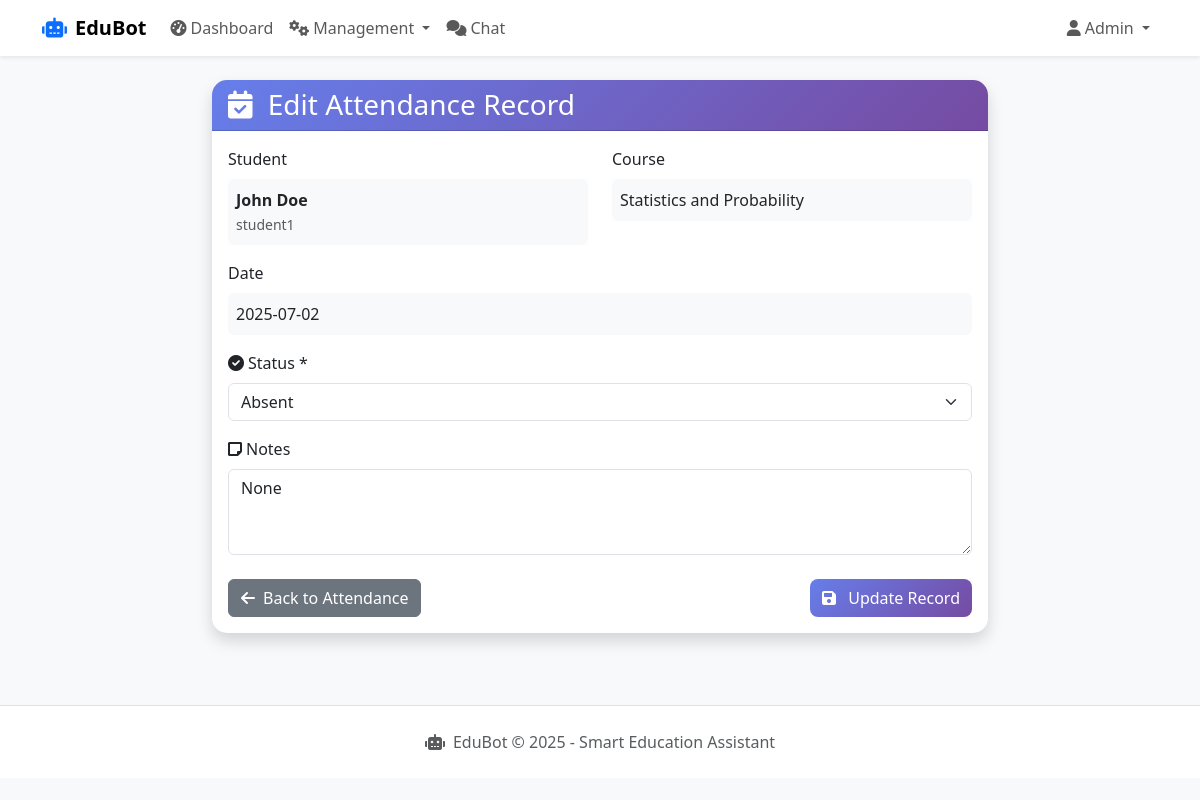
/admin/attendance/2/edit (signed in), run on the app's committed database.
### app/models/user.py (models this page shows, shortened)
class User(UserMixin, db.Model):
    __tablename__ = 'users'
    id = db.Column(db.Integer, primary_key=True)
    username = db.Column(db.String(50), unique=True, nullable=False)
    email = db.Column(db.String(100), unique=True, nullable=False)
    password_hash = db.Column(db.String(255), nullable=False)
    role = db.Column(db.Enum('student', 'faculty', 'admin'), nullable=False, default='student')
    first_name = db.Column(db.String(50), nullable=False)
    last_name = db.Column(db.String(50), nullable=False)
    student_id = db.Column(db.String(20), unique=True, nullable=True)
    course_id = db.Column(db.Integer, nullable=True)
    year_of_study = db.Column(db.Integer, nullable=True)
    phone = db.Column(db.String(15), nullable=True)
    is_active = db.Column(db.Boolean, default=True)
    created_at = db.Column(db.DateTime, default=datetime.utcnow)
    updated_at = db.Column(db.DateTime, default=datetime.utcnow, onupdate=datetime.utcnow)
    faculty_profile = db.relationship('Faculty', backref='user', uselist=False, cascade='all, delete-orphan')
    attendance_records = db.relationship('Attendance', foreign_keys='Attendance.student_id', lazy='dynamic', cascade='all, delete-orphan')
    chat_logs = db.relationship('ChatLog', backref='user', lazy='dynamic', cascade='all, delete-orphan')
    created_groups = db.relationship('Group', foreign_keys='Group.created_by', backref='creator', lazy='dynamic', cascade='all, delete-orphan')
    group_memberships = db.relationship('GroupMember', backref='user', lazy='dynamic', cascade='all, delete-orphan')
    group_messages = db.relationship('GroupMessage', backref='user', lazy='dynamic', cascade='all, delete-orphan')
    def is_admin(self):
        return self.role == 'admin'

### app/models/course.py (models this page shows, shortened)
class Course(db.Model):
    __tablename__ = 'courses'
    id = db.Column(db.Integer, primary_key=True)
    course_code = db.Column(db.String(20), unique=True, nullable=False)
    course_name = db.Column(db.String(100), nullable=False)
    description = db.Column(db.Text, nullable=True)
    credits = db.Column(db.Integer, default=3)
    semester = db.Column(db.Integer, nullable=False)
    year = db.Column(db.Integer, nullable=False)
    department = db.Column(db.String(100), nullable=False)
    faculty_id = db.Column(db.Integer, db.ForeignKey('faculty.id'), nullable=True)
    is_active = db.Column(db.Boolean, default=True)
    created_at = db.Column(db.DateTime, default=datetime.utcnow)
    updated_at = db.Column(db.DateTime, default=datetime.utcnow, onupdate=datetime.utcnow)
    attendance_records = db.relationship('Attendance', backref='course', lazy='dynamic', cascade='all, delete-orphan')
    syllabus_files = db.relationship('SyllabusFile', backref='course', lazy='dynamic', cascade='all, delete-orphan')
    notes = db.relationship('Note', backref='course', lazy='dynamic', cascade='all, delete-orphan')
    groups = db.relationship('Group', backref='course', lazy='dynamic')
    @property
    def name(self):
        return self.course_name

### app/models/attendance.py (models this page shows, shortened)
class Attendance(db.Model):
    __tablename__ = 'attendance'
    id = db.Column(db.Integer, primary_key=True)
    student_id = db.Column(db.Integer, db.ForeignKey('users.id'), nullable=False)
    course_id = db.Column(db.Integer, db.ForeignKey('courses.id'), nullable=False)
    date = db.Column(db.Date, nullable=False)
    status = db.Column(db.Enum('present', 'absent', 'late'), nullable=False, default='absent')
    marked_by = db.Column(db.Integer, db.ForeignKey('users.id'), nullable=True)
    notes = db.Column(db.Text, nullable=True)
    created_at = db.Column(db.DateTime, default=datetime.utcnow)
    updated_at = db.Column(db.DateTime, default=datetime.utcnow, onupdate=datetime.utcnow)
    student = db.relationship('User', foreign_keys=[student_id])
    marked_by_user = db.relationship('User', foreign_keys=[marked_by], backref='marked_attendance')
    __table_args__ = (db.UniqueConstraint('student_id', 'course_id', 'date', name='unique_attendance'),)

### app/routes/admin.py (the view, shortened to what this page needs)
@admin_bp.route('/attendance/<int:attendance_id>/edit', methods=['GET', 'POST'])
@login_required
@admin_required
def edit_attendance(attendance_id):
    attendance_to_edit = Attendance.query.get_or_404(attendance_id)
    return render_template('admin/attendance_form.html',
                         attendance_to_edit=attendance_to_edit,
                         mode='edit',
                         user=current_user)

### app/routes/admin.py (called while the page is built)
def admin_required(f):
    @wraps(f)
    def decorated_function(*args, **kwargs):
        if not current_user.is_authenticated or not current_user.is_admin():
            flash('Admin access required.', 'error')
            return redirect(url_for('auth.login'))
        return f(*args, **kwargs)
    return decorated_function

### app/templates/admin/attendance_form.html (shortened to what this page needs)
{% extends "base.html" %}
{% block content %}
<div class="container-fluid py-4">
    <div class="row justify-content-center">
        <div class="col-lg-8">
            <div class="card shadow">
                <div class="card-header">
                    <h3 class="card-title mb-0">
                        <i class="fas fa-calendar-check me-2"></i>
                        {{ "Edit" if mode == "edit" else "Add" }} Attendance Record
                    </h3>
                </div>
                <div class="card-body">
                    <form method="POST">
                        {% if mode == "edit" and attendance_to_edit %}
                        <div class="row mb-3">
                            <div class="col-md-6">
                                <label class="form-label">Student</label>
                                <div class="form-control-plaintext bg-light p-2 rounded">
                                    <strong>{{ attendance_to_edit.student.first_name }} {{ attendance_to_edit.student.last_name }}</strong><br>
                                    <small class="text-muted">{{ attendance_to_edit.student.username }}</small>
                                </div>
                            </div>
                            <div class="col-md-6">
                                <label class="form-label">Course</label>
                                <div class="form-control-plaintext bg-light p-2 rounded">
                                    {{ attendance_to_edit.course.name if attendance_to_edit.course else 'N/A' }}
                                </div>
                            </div>
                        </div>
                        <div class="mb-3">
                            <label class="form-label">Date</label>
                            <div class="form-control-plaintext bg-light p-2 rounded">
                                {{ attendance_to_edit.date.strftime('%Y-%m-%d') if attendance_to_edit.date }}
                            </div>
                        </div>
                        {% endif %}
                        <div class="mb-3">
                            <label for="status" class="form-label">
                                <i class="fas fa-check-circle me-1"></i>Status *
                            </label>
                            <select class="form-select" id="status" name="status" required>
                                <option value="absent"
                                        {{ 'selected' if (form_data and form_data.status == 'absent') or (attendance_to_edit and attendance_to_edit.status == 'absent') }}>
                                    Absent
                                </option>
                            </select>
                        </div>
                        <div class="mb-4">
                            <label for="notes" class="form-label">
                                <i class="fas fa-sticky-note me-1"></i>Notes
                            </label>
                            <textarea class="form-control"
                                      id="notes"
                                      name="notes"
                                      rows="3"
                                      placeholder="Optional notes about this attendance record...">{{ (form_data.notes if form_data else '') or (attendance_to_edit.notes if attendance_to_edit else '') }}</textarea>
                        </div>
                        <div class="d-flex justify-content-between">
                            <a href="{{ url_for('admin.manage_attendance') }}" class="btn btn-secondary">
                                <i class="fas fa-arrow-left me-2"></i>Back to Attendance
                            </a>
                            <button type="submit" class="btn btn-primary">
                                <i class="fas fa-save me-2"></i>
                                {{ "Update" if mode == "edit" else "Add" }} Record
                            </button>
                        </div>
                    </form>
                </div>
            </div>
        </div>
    </div>
</div>
{% endblock %}

### app/templates/base.html (shortened to what this page needs)
<!DOCTYPE html>
<html lang="en">
<head>
    <link href="https://cdn.jsdelivr.net/npm/bootstrap@5.3.0/dist/css/bootstrap.min.css" rel="stylesheet">
    <link href="https://cdnjs.cloudflare.com/ajax/libs/font-awesome/6.0.0/css/all.min.css" rel="stylesheet">
</head>
<body>
    <nav class="navbar navbar-expand-lg navbar-light bg-white shadow-sm">
        <div class="container">
            <a class="navbar-brand" href="{{ url_for('admin.dashboard') if current_user.is_authenticated and current_user.is_admin() else url_for('chat.chat_interface') }}">
                <i class="fas fa-robot text-primary me-2"></i>EduBot
            </a>
            <div class="collapse navbar-collapse" id="navbarNav">
                {% if current_user.is_authenticated %}
                <ul class="navbar-nav me-auto">
                    {% if current_user.is_admin() %}
                    <li class="nav-item">
                        <a class="nav-link" href="{{ url_for('admin.dashboard') }}">
                            <i class="fas fa-tachometer-alt me-1"></i>Dashboard
                        </a>
                    </li>
                    <li class="nav-item dropdown">
                        <a class="nav-link dropdown-toggle" href="#" id="managementDropdown" role="button" data-bs-toggle="dropdown">
                            <i class="fas fa-cogs me-1"></i>Management
                        </a>
                    </li>
                    {% endif %}
                    <li class="nav-item">
                        <a class="nav-link" href="{{ url_for('chat.chat_interface') }}">
                            <i class="fas fa-comments me-1"></i>Chat
                        </a>
                    </li>
                </ul>
                <ul class="navbar-nav">
                    <li class="nav-item dropdown">
                        <a class="nav-link dropdown-toggle" href="#" id="userDropdown" role="button" data-bs-toggle="dropdown">
                            <i class="fas fa-user me-1"></i>{{ current_user.first_name }}
                        </a>
                    </li>
                </ul>
                {% endif %}
            </div>
        </div>
    </nav>
    <main>
        {% block content %}{% endblock %}
    </main>
    <footer class="bg-white border-top mt-5 py-4">
        <div class="container text-center">
            <p class="text-muted mb-0">
                <i class="fas fa-robot me-2"></i>EduBot &copy; 2025 - Smart Education Assistant
            </p>
        </div>
    </footer>
</body>
</html>

### data on the page
User: first_name "Admin"
User: student.first_name "John", student.last_name "Doe", student.username "student1"
Course: course "Statistics and Probability"
Attendance: date "2025-07-02", notes "None"

### other printed values
{{ "Edit" if mode == "edit" else "Add" }} "Edit"
{{ "Update" if mode == "edit" else "Add" }} "Update"
